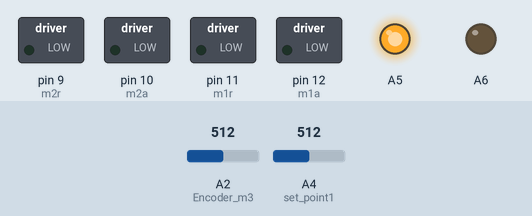
The sketch below on a simulated Arduino Mega 2560, built with avr-gcc and run on an emulated ATmega2560. Shown: switched loads named in the sketch (green lamp = pin HIGH), output pins drawn as LEDs (lit = HIGH). The test bench sets the inputs (shaded band); at power-on: A2 (Encoder_m3) = 512, A4 (set_point1) = 512. What the sketch prints to the serial monitor is not drawn.

Above: at 1.2 s.
1.3 s: A2 (Encoder_m3) set to 263
4.3 s: A2 (Encoder_m3) set to 241
At 5.48 s:
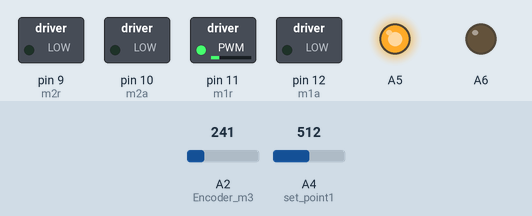
7.3 s: A4 (set_point1) set to 306
10.3 s: A4 (set_point1) set to 407
12.4 s: A4 (set_point1) set to 431
15.4 s: A2 (Encoder_m3) set to 122
At 17.5 s:
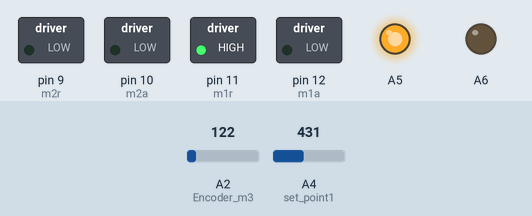
Timing chart, 0 to 18.8 s (numbered marks = the images above; inputs shaded):
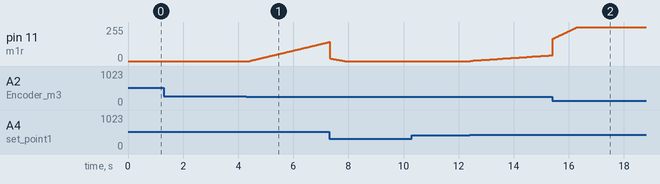

Measured:
- the behaviour switches between 256 and 255 on A2 (Encoder_m3) (found by bisection; images 0 and 1)

The sketch:

PID_motores_receptor2.ino
```cpp
int ibyte;
int velocidades[2];

int m1a=0;
int m1r=0;
int m2a=0;
int m2r=0;//señal para motores

int Encoder_m1=A0;
int Encoder_m2=A1;
int Encoder_m3=A2;
int Encoder_m4=A3;
int set_point1=A4;


///////////////
unsigned long lastTime;
double Input, Output, Setpoint_m1;
double errSum, lastInput;
double kp, ki, kd;
int SampleTime = 20;
//////////////

void Compute()
{
unsigned long now = millis();
int timeChange = (now - lastTime);
if(timeChange>=SampleTime)
{
// Calcula todas las variables de errores.
double error = Setpoint_m1 - Input;

errSum += error;
double dInput = (Input - lastInput);
// Calculamos la función de salida del PID.
Output= kp * error + ki * errSum - kd * dInput;

if(Output<0) Output=0;

if(Output>100) Output=100;
Output=(Output*255)/100;
// Guardamos el valor de algunas variables para el próximo ciclo de cálculo.
lastInput = Input;
lastTime = now;
}
}

void SetTunings(double Kp, double Ki, double Kd)
{
double SampleTimeInSec = ((double)SampleTime)/1000;
kp = Kp;
ki = Ki * SampleTimeInSec;
kd = Kd / SampleTimeInSec;
}

///////////////////////////////////////////

void setup() {
  // initialize both serial ports:
  Serial.begin(9600);
  Serial1.begin(9600);
  //pines motor
  pinMode(9, OUTPUT);   //m2r
  pinMode(10, OUTPUT);   //m2a
  pinMode(11, OUTPUT);   //m1r
  pinMode(12, OUTPUT);   //m1a

  pinMode(A5, OUTPUT);
  digitalWrite(A5, HIGH);
  pinMode(A6, OUTPUT);
  digitalWrite(A6, LOW);

  SetTunings(4, 3, 0);
}

void loop() {

//Recepcionando los valores de velocidad setpoint , enviados por
//el controlador de navegacion
// TX1 , RX1

// if(Serial1.available()>0)
//  {
//    ibyte=Serial1.read();
//      if(ibyte=='S'){
//      while(Serial1.available()==0){};
//        int i=0;
//        for(i=0;i<2;i=i+1){
//         velocidades[i]=Serial1.read();
//          while(Serial1.available()==0){};
//         }
//     }
//  }

//Asignacion de variables
Setpoint_m1=map(analogRead(set_point1), 0, 1023, 0, 61);//escalar para maximo 100 equivalente a 255
Input=map(analogRead(Encoder_m3), 0, 1023, 0, 100);
// Setpoint_m2=velocidades[1];
//modelo del movil
// M1-----M2
// M3 --- M4

Serial.print((int)Setpoint_m1);
Serial.print(",");
Serial.println((int)Input);

// Rutina del controlador PID
Compute();
m1a=Output;
//ejecucion de pwms
analogWrite(11,m1a);

}
```
